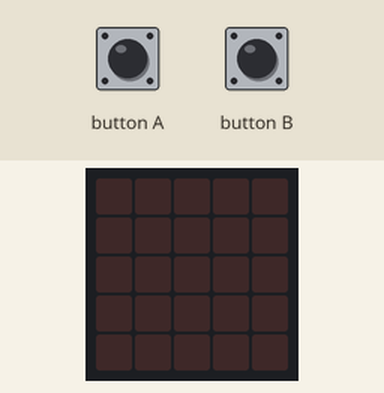
This program was run on a simulated BBC micro:bit (MakeCode). Parts: the board's 5×5 LED display. The test bench sets the inputs (shaded band). Dim RGB values are drawn brighter than linear.

Above: at 1.6 s.
1.7 s: button A pressed for 0.15 s
At 2.2 s:
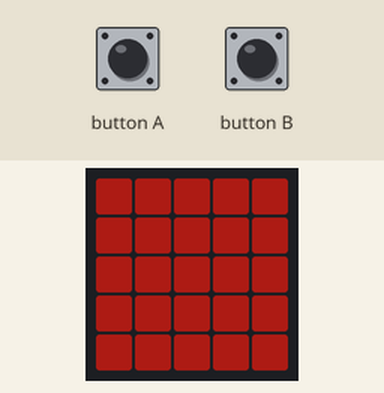
3.3 s: button B pressed for 0.15 s
At 4.6 s:
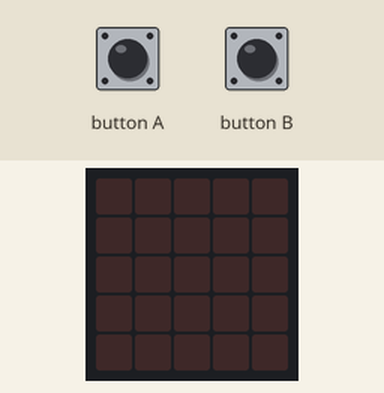
Timing chart, 0 to 6.3 s (numbered marks = the images above; inputs shaded):
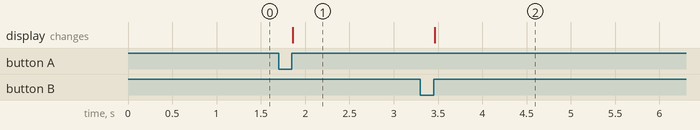

The program:

main.ts
```typescript
input.onButtonPressed(Button.A, function () {
    if (brillo < 256) {
        brillo += 51
    }
})
input.onButtonPressed(Button.B, function () {
    if (brillo >= 0) {
        brillo += -51
    }
})
let brillo = 0
led.setBrightness(0)
basic.showLeds(`
    # # # # #
    # # # # #
    # # # # #
    # # # # #
    # # # # #
    `)
basic.forever(function () {
    led.setBrightness(brillo)
})
```

test.ts
```typescript
// aquí va el archivo "tests"; esto no se compilará cuando este paquete se utilice como una extensión.
```

Measured:
- after the input at 1.7 s, the display: changes after 0.16 s (image 1)
- after the input at 3.3 s, the display: changes after 0.16 s (image 2)
